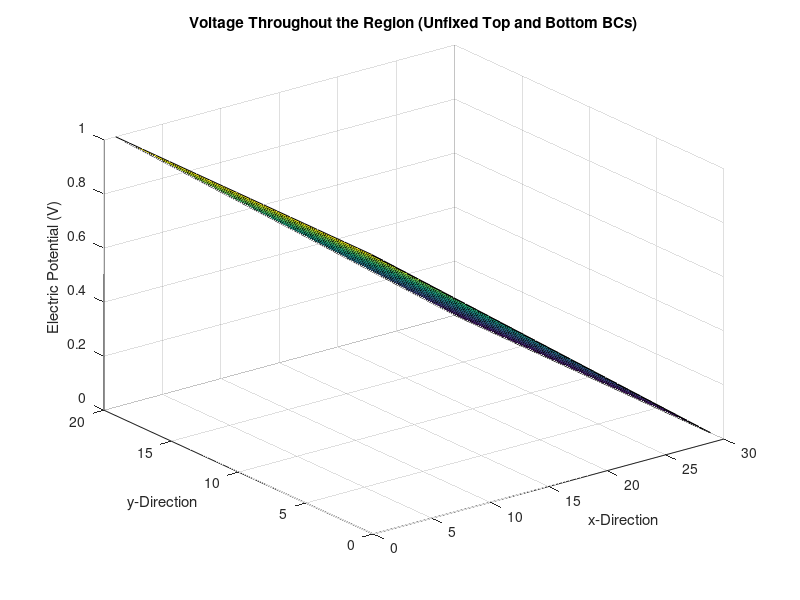
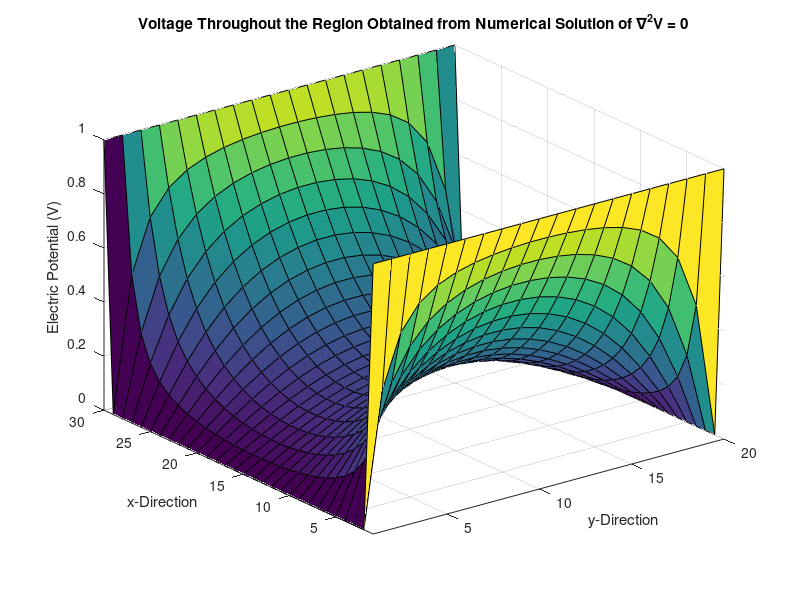
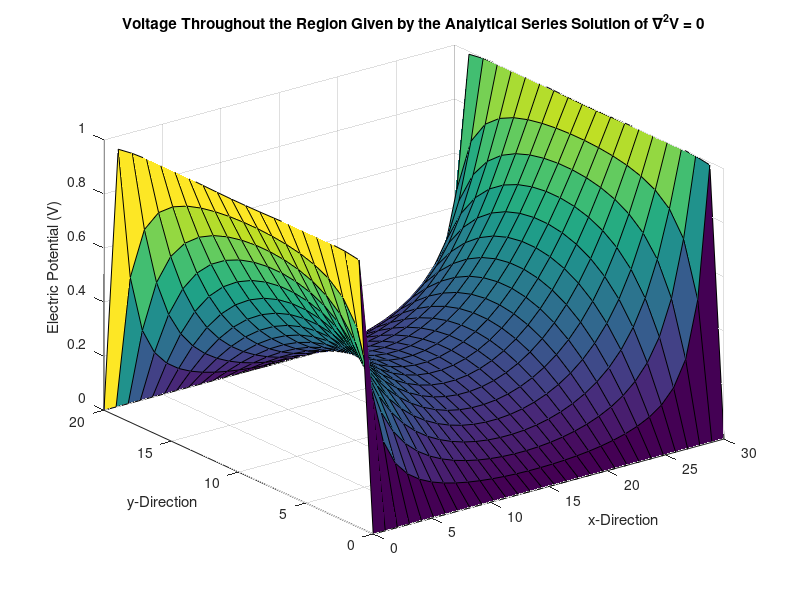

MATLAB code to generate these figures, in order:
L = 30;
W = 20;
meshSize = 1;
V_o = 1;
seriesTermCount = 300;

nx = L/meshSize;
ny = W/meshSize;

% -------------- 1 a)  -------------- %

G = sparse(nx, nx);
B = zeros(nx, 1);
V_2D = zeros(ny, nx);

%Construction of discrete Laplace operator and solution vector (1D)
    
for i = 1:nx %i counts x coordinate
       
       %mapping from position space to equation space
       n = i;
       nxm = i - 1;
       nxp = i + 1;
       
       %implement boundary conditions
       if (i == 1)
           
           G(n,n) = 1;
           B(n) = V_o;
           
       elseif (i == nx)
           
           G(n,n) = 1;
    
       else
           
           G(n,n) = -2/meshSize;
           G(n,nxm) = 1/meshSize;
           G(n,nxp) = 1/meshSize;
     
       end
       
end

V_1D = G\B;

for count = 1:ny
    
   V_2D(count,:) = V_1D;
    
end

%plot of numerical solution
figure;
surf(V_2D);
title('Voltage Throughout the Region (Unfixed Top and Bottom BCs)');
xlabel('x-Direction');
ylabel('y-Direction');
zlabel('Electric Potential (V)');

% -------------- 1 b)  -------------- %

G = sparse(nx*ny, nx*ny);
B = zeros(nx*ny, 1);

%Construction of discrete Laplace operator and solution vector

for j = 1:ny %j counts y coordinate
    
   for i = 1:nx %i counts x coordinate
       
       %mapping from mesh space to equation space
       
       n = i + (j - 1)*nx;
       nym = i + (j - 2)*nx;
       nyp = i + j*nx;
       nxm = (i - 1) + (j - 1)*nx;
       nxp = (i + 1) + (j - 1)*nx;
       
       %implement boundary conditions
       if ((i > 1 && i < nx) && ((j == 1) || (j == ny)))
          
           G(n,:) = 0;
           G(n,n) = 1;
           B(n) = 0;
   
       elseif (i == 1) || (i == nx)
           
           G(n,:) = 0;
           G(n,n) = 1;
           B(n) = V_o;
     
       else
           
           G(n,n) = -4/meshSize;
           G(n,nym) = 1/meshSize;
           G(n,nyp) = 1/meshSize;
           G(n, nxp) = 1/meshSize;
           G(n, nxm) = 1/meshSize;
     
       end
       
   end
    
end

%Solve the equivalent matrix problem
V = G\B;
V = reshape(V, [nx ny]);

%Define Analytical Series Solution
x = linspace(0, L, nx);
y = linspace(0, W, ny);
V_an = zeros(length(x), length(y));

seriesSolution = @(x,y,k) (4*V_o/pi)*(1/k)*((cosh((k*pi*x)/W))*(sin((k*pi*y)/W)))/(cosh((k*pi*(L/2))/W));

for xval = 1:length(x)
    for yval = 1:length(y)
        for k = 1:2:seriesTermCount
                            
            V_an(xval,yval) = V_an(xval,yval) + seriesSolution(x(xval) - (L)/2,y(yval),k);
                       
        end  
    end   
end

%meshgrid for plotting analytical solution
[Y,X] = meshgrid(y,x);

%plot of numerical solution
figure;
surf(V);
title('Voltage Throughout the Region Obtained from Numerical Solution of \nabla^2V = 0');
xlabel('y-Direction');
ylabel('x-Direction');
zlabel('Electric Potential (V)');
xlim([1 W]);
ylim([1 L]);


%plot of analytical solution
figure;
surf(X, Y, V_an);
title('Voltage Throughout the Region Given by the Analytical Series Solution of \nabla^2V = 0');
xlabel('x-Direction');
ylabel('y-Direction');
zlabel('Electric Potential (V)');
xlim([0 L]);
ylim([0 W]);
zlim([0 V_o]);